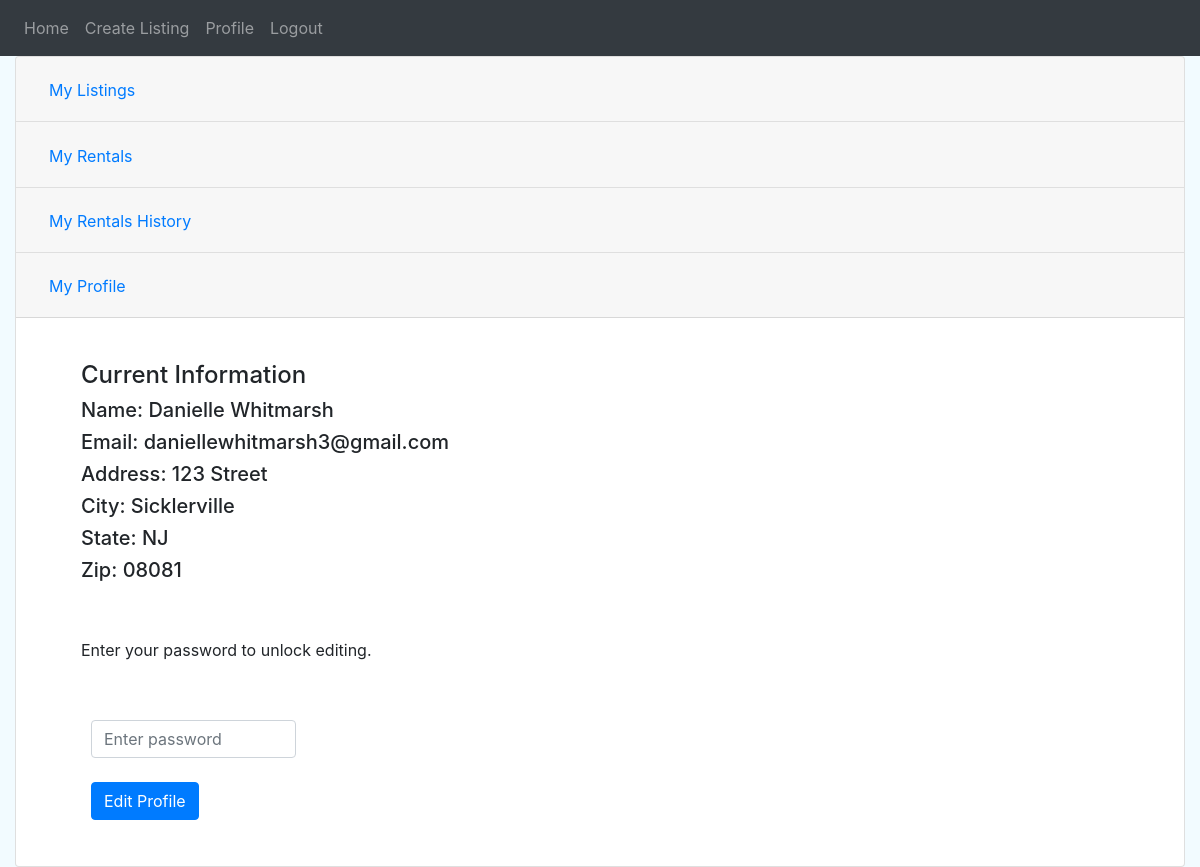
The app's page /profile (signed in), older data.
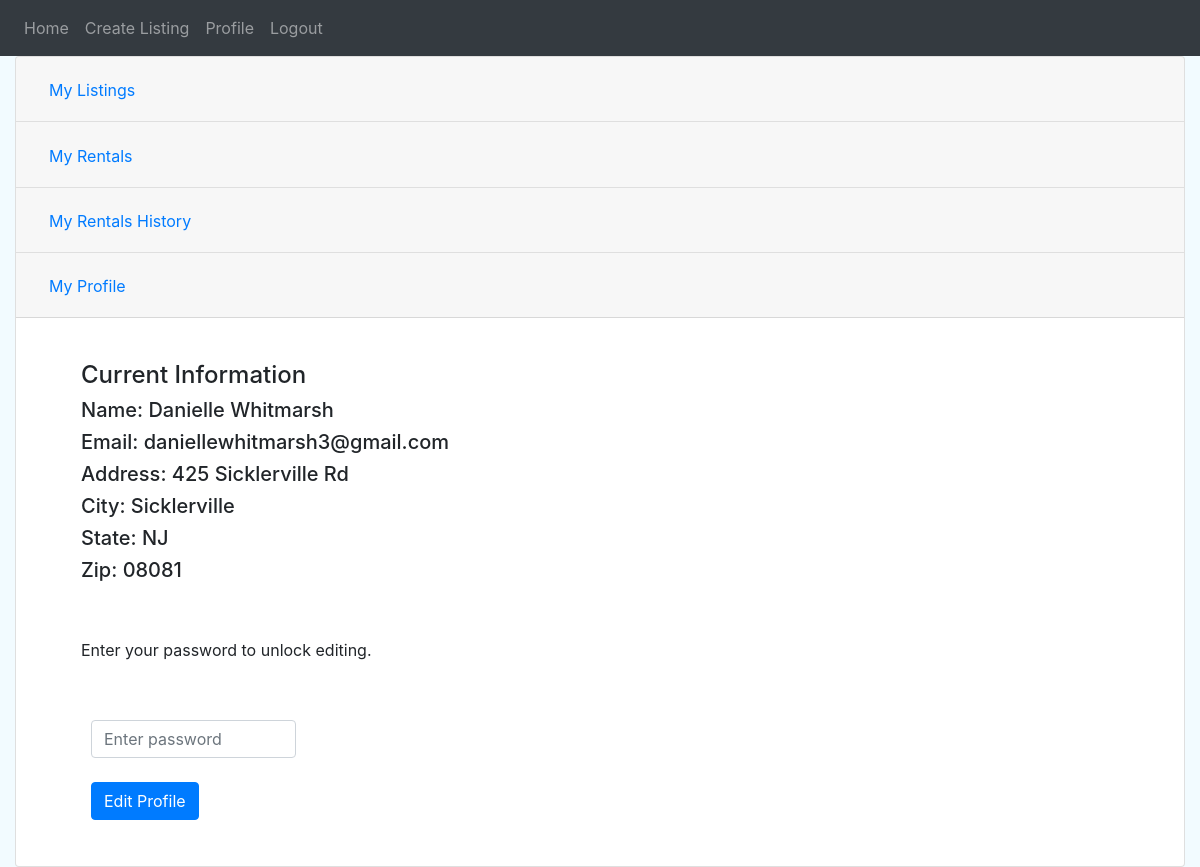
The same page, newer data.
### website/models.py (models this page shows)
class User(db.Model, UserMixin):  # LEFT OUT TABLE NAMES BC IT COMPLICATED THINGS
    id = db.Column(db.Integer, primary_key=True)
    email = db.Column(db.String(150), unique=True)
    password = db.Column(db.String(150))
    first_name = db.Column(db.String(150), nullable=False)
    last_name = db.Column(db.String(150), nullable=False)
    date_created = db.Column(db.DATETIME, default=datetime.utcnow, index=True)
    street = db.Column(db.String(255))  # LEAVING NULLABLE SO NOT SO DEMANDING AT SIGN UP
    location_id = db.Column(db.Integer, db.ForeignKey("location.id"))
    items = db.relationship("Item", backref="owner")
    orders = db.relationship("Order", backref="renter")
    reviews = db.relationship("Review", backref="user")

class Location(db.Model):
    id = db.Column(db.Integer, primary_key=True, index=True)
    city = db.Column(db.String(255), nullable=False)
    state = db.Column(db.String(2), nullable=False)
    zip = db.Column(db.String(5), nullable=False)
    users = db.relationship("User", backref="location")

### website/user_profile.py (the view, shortened to what this page needs)
@user_profile.route('/profile', methods=['GET', 'POST'])
@login_required
def profile_page():
    global check_auth
    user = current_user
    location = Location.query.get(user.location_id)
    list_item = []
    list_item_user = []
    list_user_location = []
    print(list_item)
    for oneOrder in user.orders:
        order_item = Item.query.get(oneOrder.item_id)
        item_user = User.query.get(order_item.owner_id)
        user_location = Location.query.get(item_user.location_id)
        list_item.append(order_item)
        list_item_user.append(item_user)
        list_user_location.append(user_location)
    return render_template("profile_dash.html", user=user, checkAuth=check_auth, location=location, listItem=list_item,
                           listItemUser=list_item_user, listUserLocation=list_user_location)

### website/templates/profile_dash.html (shortened to what this page needs)
{% extends "base.html" %} {% block title %}Profile{% endblock %} {% block
content %}
<head>
  <link rel="stylesheet" href="../static/css/profile.css" />
</head>
<div class="accordion" id="accordionItem">
  <div class="card">
    <div class="card-header" id="headingOne">
      <h2 class="mb-0">
        <button
          class="btn btn-link collapsed"
          type="button"
          data-toggle="collapse"
          data-target="#collapseOne"
          aria-expanded="true"
          aria-controls="collapseOne"
        >
          My Listings
        </button>
      </h2>
    </div>
  </div>
  <div class="card">
    <div class="card-header" id="headingTwo">
      <h2 class="mb-0">
        <button
          class="btn btn-link collapsed"
          type="button"
          data-toggle="collapse"
          data-target="#collapseTwo"
          aria-expanded="false"
          aria-controls="collapseTwo"
        >
          My Rentals
        </button>
      </h2>
    </div>
  </div>
  <div class="card">
    <div class="card-header" id="headingThree">
      <h2 class="mb-0">
        <button
          class="btn btn-link collapsed"
          type="button"
          data-toggle="collapse"
          data-target="#collapseThree"
          aria-expanded="false"
          aria-controls="collapseThree"
        >
          My Rentals History
        </button>
      </h2>
    </div>
  </div>
  <div class="card">
    <div class="card-header" id="headingThree">
      <h2 class="mb-0">
        <button
          class="btn btn-link"
          type="button"
          data-toggle="collapse"
          data-target="#collapseFour"
          aria-expanded="false"
          aria-controls="collapseFour"
        >
          My Profile
        </button>
      </h2>
    </div>
    <div
      id="collapseFour"
      class="collapse show"
      aria-labelledby="headingFour"
      data-parent="#accordionItem"
    >
      <div class="card-body">
        <div>
          <br />
          <h4>Current Information</h4>
          <h5>Name: {{ user.first_name }} {{ user.last_name }}</h5>
          <h5>Email: {{ user.email }}</h5>
          <h5>Address: {{ user.street }}</h5>
          <h5>City: {{ user.location.city }}</h5>
          <h5>State: {{ user.location.state }}</h5>
          <h5>Zip: {{ user.location.zip }}</h5>
          <br />
          <br />
          <form method="POST">
            {% if checkAuth %}
            <div class="form-group">
              <label for="firstName"></label
              ><input
                type="text"
                class="form-control"
                id="firstName"
                name="firstName"
                placeholder="First Name"
              />
            </div>
            <div class="form-group">
              <label for="lastName"></label
              ><input
                type="text"
                class="form-control"
                id="lastName"
                name="lastName"
                placeholder="Last Name"
              />
            </div>
            <div class="form-group">
              <label for="email"></label
              ><input
                type="text"
                class="form-control"
                id="email"
                name="email"
                placeholder="Email"
              />
            </div>
            <div class="address">
              <label for="street"></label
              ><input
                type="text"
                class="form-control"
                id="street"
                name="street"
                placeholder="Street Address"
              />
            </div>
            <div class="form-group">
              <label for="city"></label
              ><input
                type="text"
                class="form-control"
                id="city"
                name="city"
                placeholder="City"
              />
            </div>
            <div class="form-group">
              <label for="state"></label
              ><input
                type="text"
                class="form-control"
                id="state"
                name="state"
                placeholder="State"
              />
            </div>
            <div class="form-group">
              <label for="zip"></label
              ><input
                type="text"
                class="form-control"
                id="zip"
                name="zip"
                placeholder="Zip code"
              />
            </div>
            <br />
            <div class="password">
              <div class="form-group">
                <label for="newPassword"></label
                ><input
                  type="password"
                  class="form-control"
                  id="newPassword"
                  name="newPassword"
                  placeholder="New Password"
                />
              </div>
              <div class="form-group">
                <label for="confPassoword"></label
                ><input
                  type="password"
                  class="form-control"
                  id="confPassoword"
                  name="confPassword"
                  placeholder="Confirm Password"
                />
              </div>
              <button
                type="submit"
                name="submitNewInfo"
                id="submitNewInfo"
                value="Update Profile"
                class="btn btn-primary"
              >
                Submit
              </button>
              <br />
            </div>
            <br />
            {% else %} Enter your password to unlock editing.
            <br /><br />
            <div class="form-group">
              <input
                type="password"
                class="form-control"
                id="password"
                name="password"
                placeholder="Enter password"
              />
              <br />
              <button
                type="submit"
                name="submit"
                value="Edit Profile"
                class="btn btn-primary"
              >
                Edit Profile
              </button>
              <br />
            </div>
          </form>
        </div>
      </div>
    </div>
  </div>
</div>
{% endif %} {% endblock %}

### website/templates/base.html (shortened to what this page needs)
<!DOCTYPE html>
<html lang="en">
  <head>
    <link
      rel="stylesheet"
      href="https://stackpath.bootstrapcdn.com/bootstrap/4.4.1/css/bootstrap.min.css"
    />
    <link
      rel="stylesheet"
      href="https://stackpath.bootstrapcdn.com/font-awesome/4.7.0/css/font-awesome.min.css"
    />
  </head>
  <body style="background-color: rgb(242, 251, 255)">
    <nav class="navbar navbar-expand-lg navbar-dark bg-dark">
      <div class="collapse navbar-collapse" id="navbar">
        <div class="navbar-nav">
          {% if user.is_authenticated %}
          <a class="nav-item nav-link" id="home" href="/">Home</a>
          <a class="nav-item nav-link" id="create" href="/create">Create Listing</a>
          <a class="nav-item nav-link" id="profile" href="/profile">Profile </a>
          <a class="nav-item nav-link" id="logout" href="/logout">Logout</a>
          {% else %}
          <a class="nav-item nav-link" id="login" href="/login">Login</a>
          <a class="nav-item nav-link" id="signUp" href="/sign-up">Sign Up</a>
          {% endif %}
        </div>
      </div>
    </nav>
    <div class="container-fluid">{% block content %} {% endblock %}</div>
  </body>
</html>

### website/static/css/profile.css (style rules this page uses)
.card-body { padding-left: 65px; }
.form-group { display:inline-block; padding:10px; width: 225px; }

Row changes from the older to the newer data that the page shows:
changed User "Danielle": street "123 Street" → "425 Sicklerville Rd"
